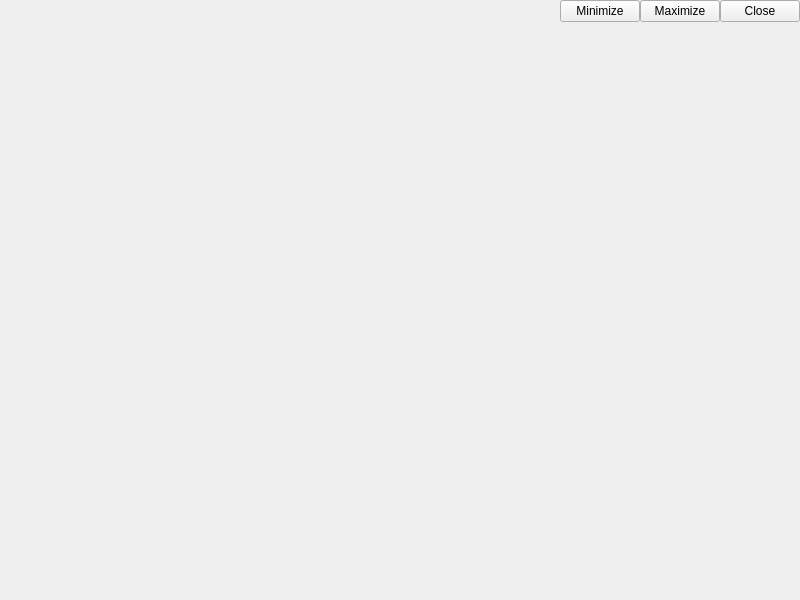
<?xml version="1.0" encoding="UTF-8"?>
<ui version="4.0">
 <class>rrdemo::cpp::qt::TabWindowMergeTitleBar</class>
 <widget class="QMainWindow" name="rrdemo::cpp::qt::TabWindowMergeTitleBar">
  <property name="geometry">
   <rect>
    <x>0</x>
    <y>0</y>
    <width>800</width>
    <height>600</height>
   </rect>
  </property>
  <widget class="QWidget" name="centralWidget">
   <layout class="QVBoxLayout" name="centralWidgetLayout">
    <property name="spacing">
     <number>0</number>
    </property>
    <property name="leftMargin">
     <number>0</number>
    </property>
    <property name="topMargin">
     <number>0</number>
    </property>
    <property name="rightMargin">
     <number>0</number>
    </property>
    <property name="bottomMargin">
     <number>0</number>
    </property>
    <item>
     <widget class="QWidget" name="titleBar" native="true">
      <layout class="QHBoxLayout" name="horizontalLayout">
       <property name="spacing">
        <number>0</number>
       </property>
       <property name="leftMargin">
        <number>0</number>
       </property>
       <property name="topMargin">
        <number>0</number>
       </property>
       <property name="rightMargin">
        <number>0</number>
       </property>
       <property name="bottomMargin">
        <number>0</number>
       </property>
       <item>
        <widget class="QWidget" name="tabBar" native="true">
         <property name="sizePolicy">
          <sizepolicy hsizetype="MinimumExpanding" vsizetype="Preferred">
           <horstretch>0</horstretch>
           <verstretch>0</verstretch>
          </sizepolicy>
         </property>
        </widget>
       </item>
       <item>
        <widget class="QPushButton" name="titleBarMinimizeButton">
         <property name="text">
          <string>Minimize</string>
         </property>
        </widget>
       </item>
       <item>
        <widget class="QPushButton" name="titleBarMaximizeButton">
         <property name="text">
          <string>Maximize</string>
         </property>
        </widget>
       </item>
       <item>
        <widget class="QPushButton" name="titleBarCloseButton">
         <property name="text">
          <string>Close</string>
         </property>
        </widget>
       </item>
      </layout>
     </widget>
    </item>
    <item>
     <spacer name="verticalSpacer">
      <property name="orientation">
       <enum>Qt::Vertical</enum>
      </property>
      <property name="sizeHint" stdset="0">
       <size>
        <width>20</width>
        <height>574</height>
       </size>
      </property>
     </spacer>
    </item>
   </layout>
  </widget>
 </widget>
 <resources/>
 <connections/>
</ui>
